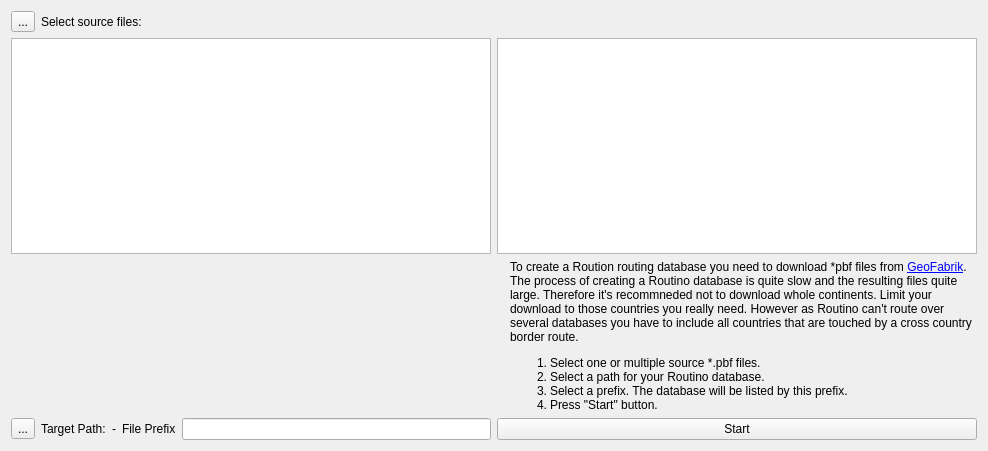
<?xml version="1.0" encoding="UTF-8"?>
<ui version="4.0">
 <class>IRoutinoDatabaseBuilder</class>
 <widget class="QWidget" name="IRoutinoDatabaseBuilder">
  <property name="geometry">
   <rect>
    <x>0</x>
    <y>0</y>
    <width>988</width>
    <height>451</height>
   </rect>
  </property>
  <property name="windowTitle">
   <string>Form</string>
  </property>
  <layout class="QGridLayout" name="gridLayout">
   <item row="1" column="0">
    <widget class="QListWidget" name="listWidget"/>
   </item>
   <item row="0" column="0">
    <layout class="QHBoxLayout" name="horizontalLayout_3">
     <item>
      <widget class="QToolButton" name="toolSourceFiles">
       <property name="text">
        <string>...</string>
       </property>
       <property name="icon">
        <iconset resource="../resources.qrc">
         <normaloff>:/icons/32x32/PathGreen.png</normaloff>:/icons/32x32/PathGreen.png</iconset>
       </property>
       <property name="iconSize">
        <size>
         <width>22</width>
         <height>22</height>
        </size>
       </property>
      </widget>
     </item>
     <item>
      <widget class="QLabel" name="label_5">
       <property name="text">
        <string>Select source files:</string>
       </property>
      </widget>
     </item>
    </layout>
   </item>
   <item row="1" column="1">
    <widget class="QTextBrowser" name="textBrowser"/>
   </item>
   <item row="3" column="1">
    <widget class="QPushButton" name="pushStart">
     <property name="text">
      <string>Start</string>
     </property>
    </widget>
   </item>
   <item row="3" column="0">
    <layout class="QHBoxLayout" name="horizontalLayout_4">
     <item>
      <widget class="QToolButton" name="toolTargetPath">
       <property name="text">
        <string>...</string>
       </property>
       <property name="icon">
        <iconset resource="../resources.qrc">
         <normaloff>:/icons/32x32/PathBlue.png</normaloff>:/icons/32x32/PathBlue.png</iconset>
       </property>
       <property name="iconSize">
        <size>
         <width>22</width>
         <height>22</height>
        </size>
       </property>
      </widget>
     </item>
     <item>
      <widget class="QLabel" name="label_2">
       <property name="sizePolicy">
        <sizepolicy hsizetype="Maximum" vsizetype="Preferred">
         <horstretch>0</horstretch>
         <verstretch>0</verstretch>
        </sizepolicy>
       </property>
       <property name="text">
        <string>Target Path:</string>
       </property>
      </widget>
     </item>
     <item>
      <widget class="QLabel" name="labelTargetPath">
       <property name="text">
        <string>-</string>
       </property>
      </widget>
     </item>
     <item>
      <widget class="QLabel" name="label_3">
       <property name="text">
        <string>File Prefix</string>
       </property>
      </widget>
     </item>
     <item>
      <widget class="QLineEdit" name="lineTargetPrefix"/>
     </item>
    </layout>
   </item>
   <item row="2" column="1">
    <layout class="QHBoxLayout" name="horizontalLayout">
     <item>
      <widget class="QLabel" name="label_4">
       <property name="sizePolicy">
        <sizepolicy hsizetype="Maximum" vsizetype="Preferred">
         <horstretch>0</horstretch>
         <verstretch>0</verstretch>
        </sizepolicy>
       </property>
       <property name="text">
        <string/>
       </property>
       <property name="pixmap">
        <pixmap resource="../resources.qrc">:/icons/48x48/Help.png</pixmap>
       </property>
       <property name="alignment">
        <set>Qt::AlignLeading|Qt::AlignLeft|Qt::AlignTop</set>
       </property>
      </widget>
     </item>
     <item>
      <widget class="QLabel" name="labelHelp">
       <property name="text">
        <string>&lt;p&gt;To create a Roution routing database you need to download *pbf files from &lt;a href='http://download.geofabrik.de/'&gt;GeoFabrik&lt;/a&gt;. The process of creating a Routino database is quite slow and the resulting files quite large. Therefore it's recommneded not to download whole continents. Limit your download to those countries you really need. However as Routino can't route over several databases you have to include all countries that are touched by a cross country border route.&lt;/p&gt;

&lt;ol&gt;
&lt;li&gt;Select one or multiple source *.pbf files.&lt;/li&gt;
&lt;li&gt;Select a path for your Routino database.&lt;/li&gt;
&lt;li&gt;Select a prefix. The database will be listed by this prefix.&lt;/li&gt;
&lt;li&gt;Press &quot;Start&quot; button.&lt;/li&gt;
&lt;/ol&gt;</string>
       </property>
       <property name="alignment">
        <set>Qt::AlignLeading|Qt::AlignLeft|Qt::AlignTop</set>
       </property>
       <property name="wordWrap">
        <bool>true</bool>
       </property>
      </widget>
     </item>
    </layout>
   </item>
  </layout>
  <zorder>textBrowser</zorder>
  <zorder>pushStart</zorder>
  <zorder>listWidget</zorder>
 </widget>
 <resources>
  <include location="../resources.qrc"/>
 </resources>
 <connections/>
</ui>
